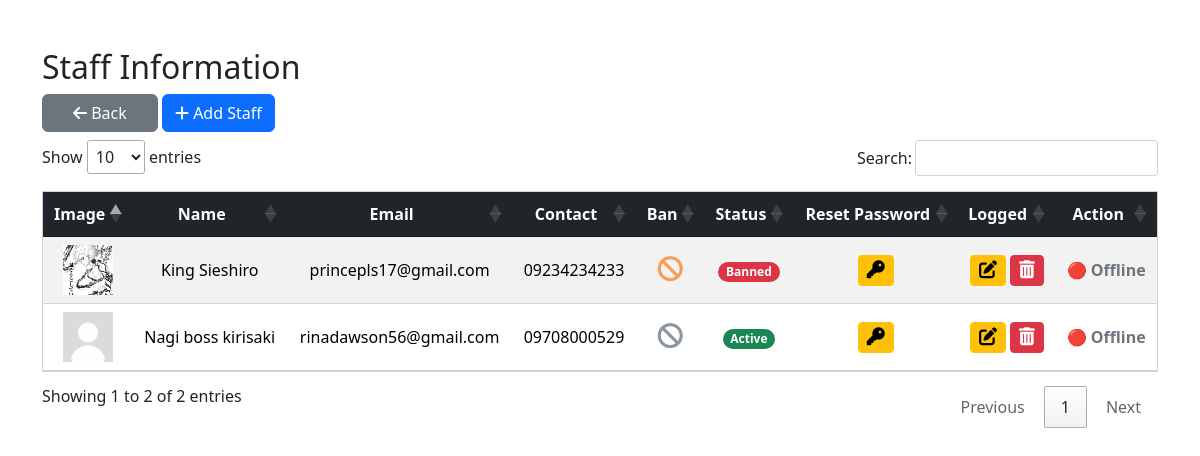
/admin/adminStaffList.php (signed in), run on the app's committed database.
### tables this page shows
CREATE TABLE `staff` (
  `id` int(11) NOT NULL,
  `firstName` varchar(100) NOT NULL,
  `lastName` varchar(100) NOT NULL,
  `email` varchar(100) NOT NULL,
  `contact` varchar(20) NOT NULL,
  `password` varchar(255) NOT NULL,
  `image` varchar(255) DEFAULT NULL,
  `role_as` varchar(50) NOT NULL DEFAULT 'staff',
  `created_at` timestamp NOT NULL DEFAULT current_timestamp(),
  `updated_at` timestamp NULL DEFAULT NULL ON UPDATE current_timestamp(),
  `banned` tinyint(1) DEFAULT 0,
  `google_uid` varchar(100) DEFAULT NULL,
  `picture` varchar(255) DEFAULT NULL,
  `mustChangePassword` tinyint(1) NOT NULL DEFAULT 0
);

### admin/adminStaffList.php (the view, shortened to what this page needs)
<?php
include '../config/db.php';
$result = $conn->query("
    SELECT a.*, l.status AS staff_status
    FROM staff a
    LEFT JOIN (
        SELECT staffId, status
        FROM staffLogs
        WHERE id IN ( SELECT MAX(id)  FROM staffLogs  GROUP BY staffId)
    ) l ON a.id = l.staffId
");
?>
<!DOCTYPE html>
<html lang="en">
<head>
<link href="https://cdn.jsdelivr.net/npm/bootstrap@5.3.3/dist/css/bootstrap.min.css" rel="stylesheet">
<link rel="stylesheet" href="https://cdnjs.cloudflare.com/ajax/libs/font-awesome/6.5.1/css/all.min.css">
<link href="https://cdn.datatables.net/1.13.8/css/jquery.dataTables.min.css" rel="stylesheet">
</head>
<body>
    <div class="container my-5">
        <h2>Staff Information</h2>
        <div class="mb-2">
           <a href="adminDashboard.php" class="btn btn-secondary" style="padding: 6px 30px"><i class="fa-solid fa-arrow-left"></i> Back </a>
            <a href="adminStaffCreate.php" class="btn btn-primary"><i class="fa-solid fa-plus"></i> Add Staff </a>
        </div>
        <div class="table-responsive">
            <table id="staffTable" class="table table-striped  align-middle" style="border: 1px solid #ced4da;">
                <thead class="table-dark text-center">
                    <tr>
                        <th style=" text-align: center !important;  vertical-align: middle;">Image</th>
                        <th  style=" text-align: center !important;  vertical-align: middle;">Name</th>
                        <th  style=" text-align: center !important;  vertical-align: middle;">Email</th>
                        <th  style=" text-align: center !important;  vertical-align: middle;">Contact</th>
                        <th  style=" text-align: center !important;  vertical-align: middle;">Ban</th>
                        <th  style=" text-align: center !important;  vertical-align: middle;">Status</th>
                        <th  style=" text-align: center !important;  vertical-align: middle;">Reset Password</th>
                        <th>Logged</th>
                        <th  style=" text-align: center !important;  vertical-align: middle;">Action</th>
                    </tr>
                </thead>
                <tbody class="text-center">
                    <?php while($row = $result->fetch_assoc()): ?>
                        <tr>
                            <td>
                                <?php if ($row['image']): ?>
                                    <img src="../uploads/<?= $row['image'] ?>" width="50" height="50">
                                <?php endif; ?>
                            </td>
                            <td><?= htmlspecialchars($row['firstName']. ' ' . $row['lastName'])?></td>
                            <td><?= htmlspecialchars($row['email'])?></td>
                            <td><?= htmlspecialchars($row['contact'])?></td>
                            <td>
                                <form method="post" action="adminStaffBan.php" style="display:inline;"
                                    onsubmit="return confirm('<?= $row['banned'] ? 'Unban' : 'Ban' ?> this customer?');">
                                    <button type="submit"
                                        class="btn btn-sm rounded-5 fw-bold text-white">
                                        <i class="fa-solid fa-ban"
                                        style="color: <?= $row['banned'] ? '#f89d54ff' : '#8c969fff' ?>;
                                            font-size: 25px">
                                        </i>
                                    </button>
                                </form>
                            </td>
                            <td>
                                <?= $row['banned']
                                    ? '<span class="badge bg-danger rounded-5">Banned</span>'
                                    : '<span class="badge bg-success rounded-5">Active</span>' ?>
                            </td>
                            <td>
                                <form action="adminStaffResetLoginPassword.php" method="POST" style="display:inline;" onsubmit="return confirm('Reset this staff password to the default password?');">
                                    <button type="submit" class="btn btn-warning btn-sm" title="Reset Password">
                                        <i class="fa-solid fa-key" style="font-size: 18px;" ></i>
                                    </button>
                                </form>
                            </td>
                            <td>
                                <a href="adminStaffUpdate.php?id=<?= $row['id']?>" class="btn btn-warning btn-sm" title="Edt Staff"><i class="fa-solid fa-pen-to-square text-black" style="font-size: 18px"></i></a>
                                <form action="adminStaffDelete.php" method="POST" style="display:inline;">
                                    <button class="btn btn-danger btn-sm" onclick="return confirm('Delete this staff?')" title="Delete Staff">
                                        <i class="fa-solid fa-trash-can" style="font-size: 18px"></i>
                                    </button>
                                </form>
                            </td>
                            <td id="status-<?= $row['id'] ?>">
                                    <?php
                                        $status = strtolower($row['admin_status'] ?? 'offline');
                                        if ($status === 'online') {
                                            echo "<span class='text-success fw-bold'>🟢 Online</span>";
                                        } else {
                                            echo "<span class='text-secondary fw-bold'>🔴 Offline</span>";
                                        }
                                    ?>
                                </td>
                        </tr>
                    <?php endwhile; ?>
                </tbody>
            </table>
        </div>
    </div>
</body>
</html>

### admin/adminStaffList.php (style rules this page uses)
.table-responsive { overflow-x: auto; }
table { white-space: nowrap; }

### data on the page
staff: image (picture), firstName+lastName "King Sieshiro", email "princepls17@gmail.com", contact "09234234233", banned 1 (drawn)
staff: image (placeholder picture), firstName+lastName "Nagi boss kirisaki", email "rinadawson56@gmail.com", contact "09708000529", banned 0 (drawn)
